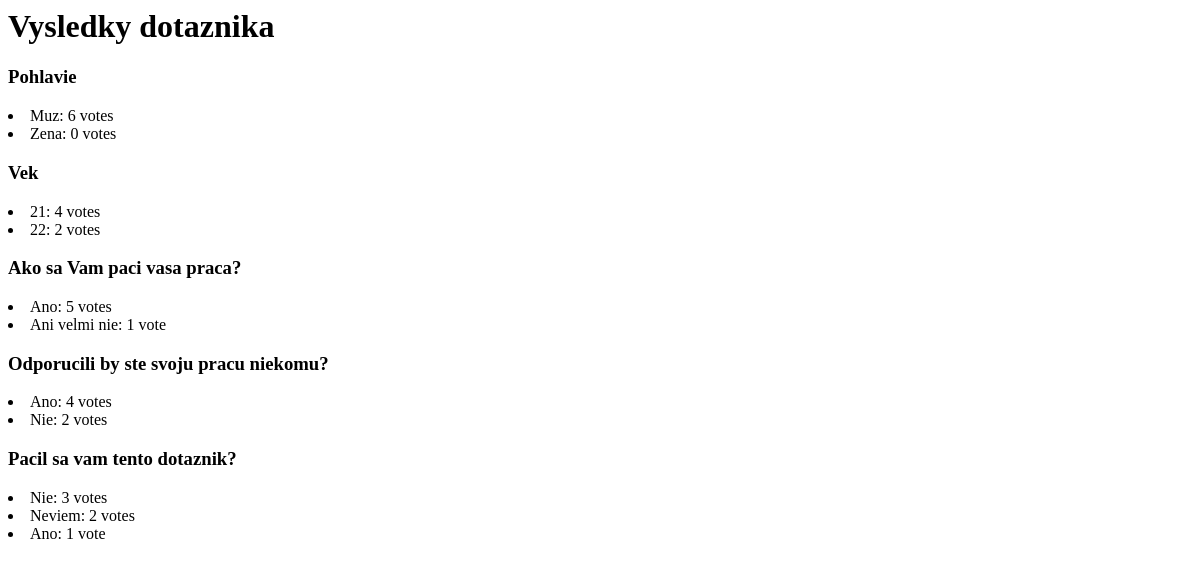
Before: /polls/Dotaznik/vysledky with the older database file.
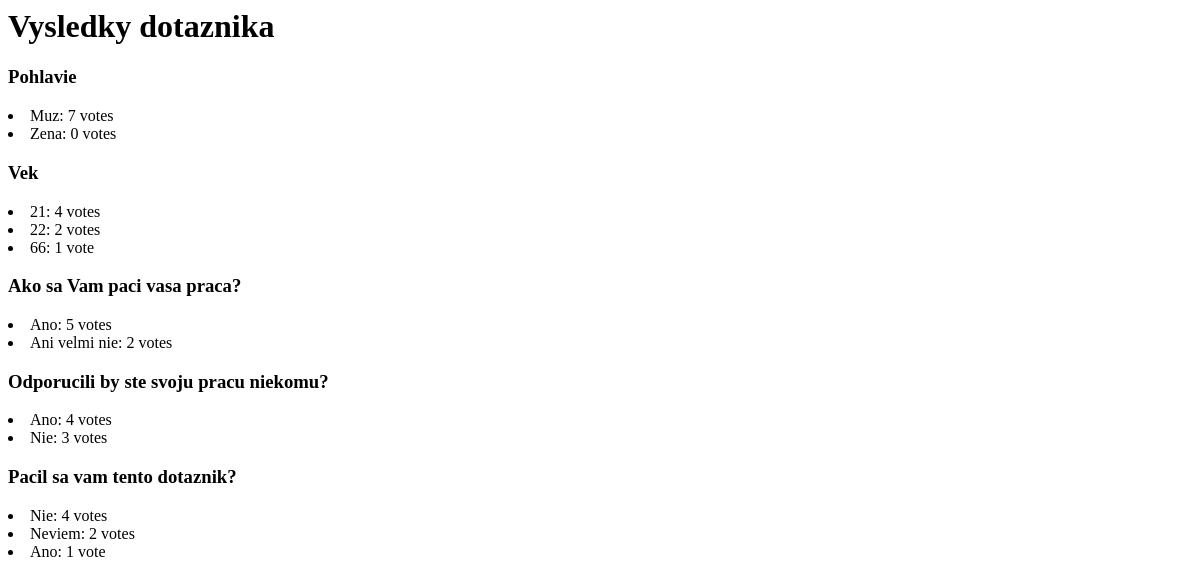
After: the same page with the newer database file.
### polls/models.py (models this page shows, shortened)
class Question(models.Model):
    question_text = models.CharField(max_length=200)
    pub_date = models.DateTimeField("date published")
    Order = models.IntegerField()
    class QueType(models.TextChoices):
        Choice = "Choice", "Choice"
        Text = "Text", "Text Field"
        Integer = "Int", "Integer Field"
    question_type = models.CharField(
        max_length=200, choices=QueType.choices, default=QueType.Choice
    )
    def was_published_recently(self):
        return (
            timezone.now()
            >= self.pub_date
            >= timezone.now() - datetime.timedelta(days=1)
        )
    was_published_recently.admin_order_field = "pub_date"
    was_published_recently.short_description = "Published Recently?"
    was_published_recently.boolean = True

class Choice(models.Model):
    question = models.ForeignKey(Question, on_delete=models.CASCADE)
    choice_text = models.CharField(max_length=200)
    votes = models.IntegerField(default=0)

class Integer(models.Model):
    question = models.ForeignKey(Question, on_delete=models.CASCADE)
    integer = models.IntegerField()
    votes = models.IntegerField(default=0)

class Texts(models.Model):
    question = models.ForeignKey(Question, on_delete=models.CASCADE)
    text = models.CharField(max_length=200)
    votes = models.IntegerField(default=0)

### polls/views.py (the view)
# urls.py: path("Dotaznik/vysledky", views.Results.as_view(), name="form_results"),
class Results(generic.ListView):
    model = Question
    template_name = "polls/vysledky.html"
    def get_queryset(self):
        return (
            Question.objects.exclude(choice__isnull=True)
            .filter(pub_date__lte=timezone.now())
            .union(
                Question.objects.filter(
                    pub_date__lte=timezone.now(), question_type="Text"
                )
            )
            .union(
                Question.objects.filter(
                    pub_date__lte=timezone.now(), question_type="Int"
                )
            )
            .order_by("Order")
        )

### polls/templates/polls/vysledky.html (shortened to what this page needs)
<h1>Vysledky dotaznika</h1>
{% for question in object_list %}
    <h3>{{ question.question_text }}</h3>
{% for choice in question.choice_set.all|dictsortreversed:"votes" %}
    <li>{{ choice.choice_text }}: {{ choice.votes }} vote{{ choice.votes|pluralize }}</li>
{% endfor %}
{% for text in question.texts_set.all|dictsortreversed:"votes" %}
    <li>{{ text.text }}: {{ text.votes }} vote{{ text.votes|pluralize }}</li>
{% endfor %}
{% for integer in question.integer_set.all|dictsortreversed:"votes" %}
    <li>{{ integer.integer }}: {{ integer.votes }} vote{{ integer.votes|pluralize }}</li>
{% endfor %}
{% endfor %}

Changed rows visible on the page:
changed Choice "Muz": votes "6" → "7"
added Integer: integer "66", votes "1", shown under Question "Vek"
changed Texts "Ani velmi nie": votes "1" → "2"
changed Choice (number 4 of 7 on the later page): votes "2" → "3"
changed Choice (number 5 of 7 on the later page): votes "3" → "4"
